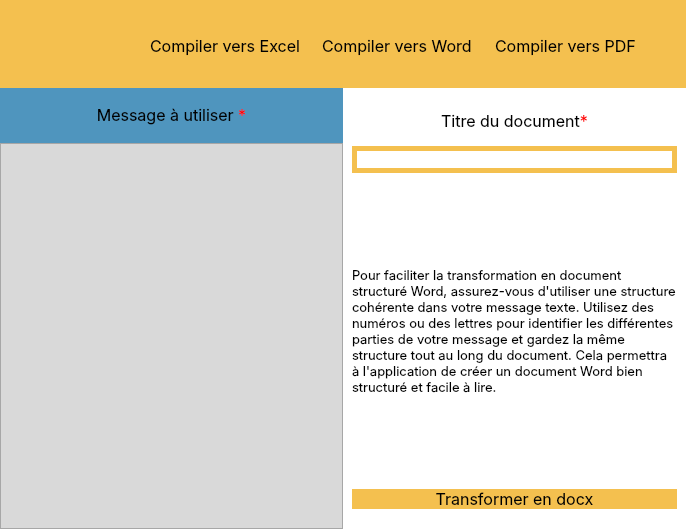
<?xml version="1.0" encoding="UTF-8"?>
<ui version="4.0">
 <class>wordForm</class>
 <widget class="QWidget" name="wordForm">
  <property name="geometry">
   <rect>
    <x>0</x>
    <y>0</y>
    <width>686</width>
    <height>529</height>
   </rect>
  </property>
  <property name="windowTitle">
   <string>Compilez vers Word - Message To Doc</string>
  </property>
  <property name="windowIcon">
   <iconset>
    <normaloff>Images/Message To Document 2 - Copie.png</normaloff>Images/Message To Document 2 - Copie.png</iconset>
  </property>
  <layout class="QVBoxLayout" name="verticalLayout" stretch="1,5">
   <property name="spacing">
    <number>0</number>
   </property>
   <property name="leftMargin">
    <number>0</number>
   </property>
   <property name="topMargin">
    <number>0</number>
   </property>
   <property name="rightMargin">
    <number>0</number>
   </property>
   <property name="bottomMargin">
    <number>0</number>
   </property>
   <item>
    <widget class="QWidget" name="navbar" native="true">
     <property name="styleSheet">
      <string notr="true">background-color: rgb(244, 192, 79);</string>
     </property>
     <widget class="QLabel" name="image">
      <property name="geometry">
       <rect>
        <x>10</x>
        <y>10</y>
        <width>81</width>
        <height>71</height>
       </rect>
      </property>
      <property name="styleSheet">
       <string notr="true">border-radius: 12px;</string>
      </property>
      <property name="text">
       <string/>
      </property>
      <property name="pixmap">
       <pixmap>Images/Message To Document 2.png</pixmap>
      </property>
      <property name="scaledContents">
       <bool>true</bool>
      </property>
     </widget>
     <widget class="QWidget" name="horizontalLayoutWidget">
      <property name="geometry">
       <rect>
        <x>150</x>
        <y>30</y>
        <width>511</width>
        <height>31</height>
       </rect>
      </property>
      <layout class="QHBoxLayout" name="navbarLayout">
       <item>
        <widget class="QLabel" name="excel">
         <property name="font">
          <font>
           <family>Inter</family>
           <pointsize>12</pointsize>
          </font>
         </property>
         <property name="text">
          <string>Compiler vers Excel</string>
         </property>
        </widget>
       </item>
       <item>
        <widget class="QLabel" name="word">
         <property name="font">
          <font>
           <family>Inter</family>
           <pointsize>12</pointsize>
          </font>
         </property>
         <property name="text">
          <string>Compiler vers Word</string>
         </property>
        </widget>
       </item>
       <item>
        <widget class="QLabel" name="pdf">
         <property name="font">
          <font>
           <family>Inter</family>
           <pointsize>12</pointsize>
          </font>
         </property>
         <property name="text">
          <string>Compiler vers PDF</string>
         </property>
        </widget>
       </item>
      </layout>
     </widget>
    </widget>
   </item>
   <item>
    <widget class="QWidget" name="body" native="true">
     <property name="styleSheet">
      <string notr="true"/>
     </property>
     <layout class="QHBoxLayout" name="horizontalLayout_2" stretch="1,1">
      <property name="spacing">
       <number>0</number>
      </property>
      <property name="leftMargin">
       <number>0</number>
      </property>
      <property name="topMargin">
       <number>0</number>
      </property>
      <property name="rightMargin">
       <number>0</number>
      </property>
      <property name="bottomMargin">
       <number>0</number>
      </property>
      <item>
       <widget class="QWidget" name="messageInput" native="true">
        <property name="styleSheet">
         <string notr="true">background-color: rgb(217, 217, 217);</string>
        </property>
        <layout class="QVBoxLayout" name="verticalLayout_2" stretch="1,7">
         <property name="spacing">
          <number>0</number>
         </property>
         <property name="leftMargin">
          <number>0</number>
         </property>
         <property name="topMargin">
          <number>0</number>
         </property>
         <property name="rightMargin">
          <number>0</number>
         </property>
         <property name="bottomMargin">
          <number>0</number>
         </property>
         <item>
          <widget class="QWidget" name="messageBox" native="true">
           <property name="styleSheet">
            <string notr="true">background-color: rgb(79, 149, 190);</string>
           </property>
           <layout class="QHBoxLayout" name="horizontalLayout">
            <item>
             <widget class="QLabel" name="messageLabel">
              <property name="font">
               <font>
                <family>Inter</family>
                <pointsize>12</pointsize>
               </font>
              </property>
              <property name="text">
               <string>&lt;html&gt;&lt;head/&gt;&lt;body&gt;&lt;p&gt;Message à utiliser &lt;span style=&quot; color:#ff0000;&quot;&gt;*&lt;/span&gt;&lt;/p&gt;&lt;/body&gt;&lt;/html&gt;</string>
              </property>
              <property name="alignment">
               <set>Qt::AlignCenter</set>
              </property>
             </widget>
            </item>
           </layout>
          </widget>
         </item>
         <item>
          <widget class="QPlainTextEdit" name="messageEdit">
           <property name="font">
            <font>
             <pointsize>10</pointsize>
            </font>
           </property>
          </widget>
         </item>
        </layout>
       </widget>
      </item>
      <item>
       <widget class="QWidget" name="centralPart" native="true">
        <property name="styleSheet">
         <string notr="true">background-color: rgb(255, 255, 255);
</string>
        </property>
        <layout class="QVBoxLayout" name="verticalLayout_4" stretch="1,4,1">
         <property name="spacing">
          <number>6</number>
         </property>
         <property name="bottomMargin">
          <number>20</number>
         </property>
         <item>
          <widget class="QWidget" name="inputBox" native="true">
           <layout class="QVBoxLayout" name="verticalLayout_3" stretch="1,3">
            <property name="spacing">
             <number>0</number>
            </property>
            <property name="leftMargin">
             <number>0</number>
            </property>
            <property name="topMargin">
             <number>0</number>
            </property>
            <property name="rightMargin">
             <number>0</number>
            </property>
            <property name="bottomMargin">
             <number>0</number>
            </property>
            <item>
             <widget class="QLabel" name="title">
              <property name="font">
               <font>
                <family>Inter</family>
                <pointsize>12</pointsize>
               </font>
              </property>
              <property name="text">
               <string>Titre du document&lt;font color=&quot;red&quot;&gt;*&lt;/font&gt;</string>
              </property>
              <property name="alignment">
               <set>Qt::AlignCenter</set>
              </property>
             </widget>
            </item>
            <item>
             <widget class="QLineEdit" name="titleEdit">
              <property name="font">
               <font>
                <pointsize>10</pointsize>
               </font>
              </property>
              <property name="styleSheet">
               <string notr="true">border: 5px solid rgb(244, 192, 79);
border-radius: 16px;</string>
              </property>
             </widget>
            </item>
           </layout>
          </widget>
         </item>
         <item>
          <widget class="QLabel" name="info">
           <property name="font">
            <font>
             <family>Inter</family>
             <pointsize>10</pointsize>
            </font>
           </property>
           <property name="text">
            <string>Pour faciliter la transformation en document structuré Word, assurez-vous d'utiliser une structure cohérente dans votre message texte. Utilisez des numéros ou des lettres pour identifier les différentes parties de votre message et gardez la même structure tout au long du document. Cela permettra à l'application de créer un document Word bien structuré et facile à lire.</string>
           </property>
           <property name="wordWrap">
            <bool>true</bool>
           </property>
          </widget>
         </item>
         <item>
          <widget class="QPushButton" name="compile">
           <property name="font">
            <font>
             <family>Inter</family>
             <pointsize>12</pointsize>
            </font>
           </property>
           <property name="styleSheet">
            <string notr="true">background-color: rgb(244, 192, 79);
border-radius: 16px;
</string>
           </property>
           <property name="text">
            <string>Transformer en docx</string>
           </property>
          </widget>
         </item>
        </layout>
       </widget>
      </item>
     </layout>
    </widget>
   </item>
  </layout>
 </widget>
 <resources/>
 <connections>
  <connection>
   <sender>titleEdit</sender>
   <signal>returnPressed()</signal>
   <receiver>compile</receiver>
   <slot>animateClick()</slot>
   <hints>
    <hint type="sourcelabel">
     <x>401</x>
     <y>156</y>
    </hint>
    <hint type="destinationlabel">
     <x>427</x>
     <y>504</y>
    </hint>
   </hints>
  </connection>
 </connections>
</ui>
